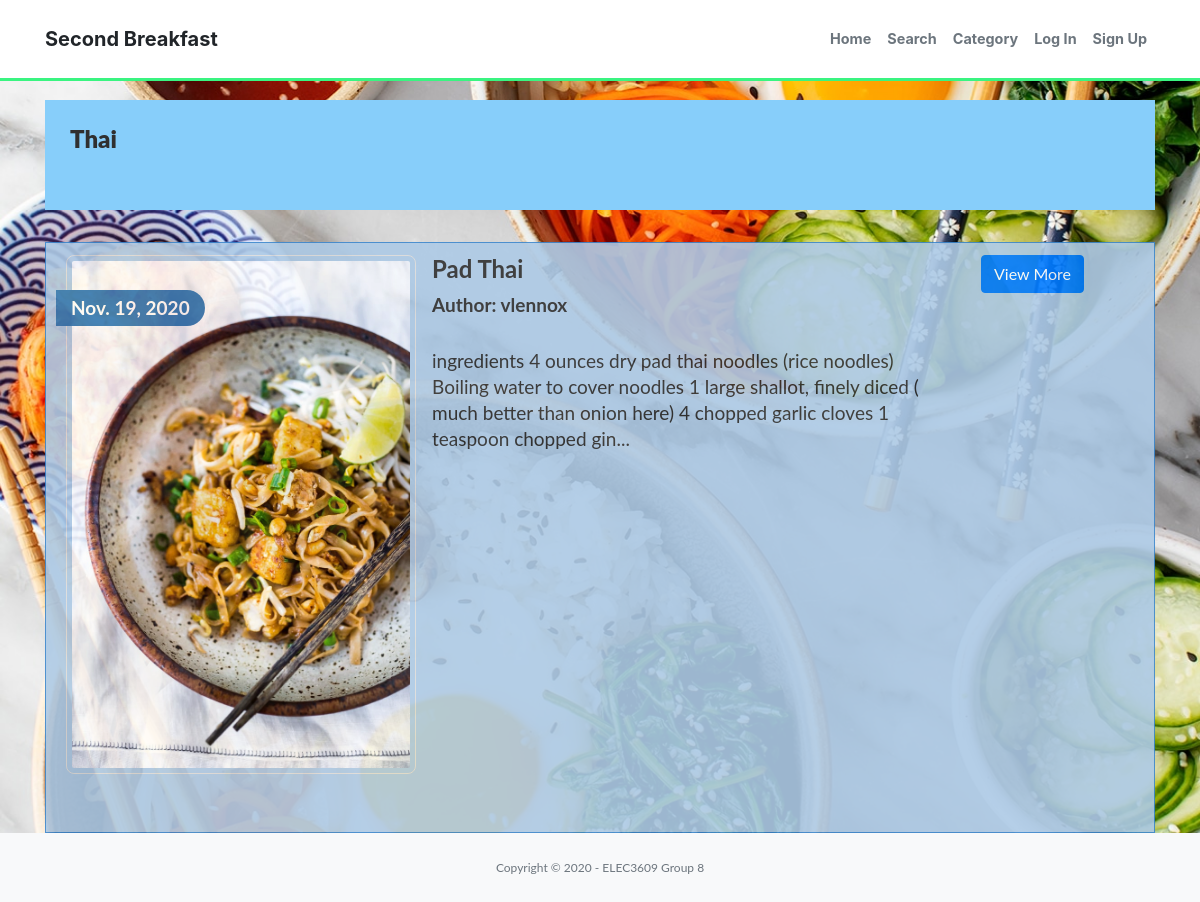
Screenshot of /Thai/ with the database file from the repository.
### recipe/models.py (models this page shows)
class Post(models.Model):
    user = models.ForeignKey(User, on_delete=models.CASCADE)
    title = models.TextField(max_length=75, null=True, blank=False)
    content = models.TextField()
    picture = models.ImageField(upload_to='post_images', null=True, blank=True)
    timestamp = models.DateField(auto_now_add=True)
    category_choices = [
        ('AussieBBQ', 'AussieBBQ'),
        ('BakedSweets', 'BakedSweets'),
        ('Bread', 'Bread'),
        ('Breakfast', 'Breakfast'),
        ('Burgers', 'Burgers'),
        ('Chinese', 'Chinese'),
        ('Dessert', 'Dessert'),
        ('Drinks', 'Drinks'),
        ('Fried Food', 'Fried Food'),
        ('Greek', 'Greek'),
        ('Indian', 'Indian'),
        ('Japanese', 'Japanese'),
        ('Lebanese', 'Lebanese'),
        ('Mexican', 'Mexican'),
        ('Pasta', 'Pasta'),
        ('Pastries', 'Pastries'),
        ('Pies', 'Pies'),
        ('Pizza', 'Pizza'),
        ('Rice', 'Rice'),
        ('Salad', 'Salad'),
        ('Sandwich', 'Sandwich'),
        ('Seafood', 'Seafood'),
        ('Snacks', 'Snacks'),
        ('Soup', 'Soup'),
        ('Steak', 'Steak'),
        ('Thai', 'Thai'),
        ('Vegetarian', 'Vegetarian'),
    ]
    category = models.CharField(
        max_length = 20,
        choices = category_choices,
    )
    @property
    def short_content(self):
        if len(self.content) < 200:
            return self.content
        else:
            return self.content [:200] + '...'
    @property
    def post_img(self):
        if self.picture and hasattr(self.picture, 'url'):
            return self.picture.url

### recipe/views.py (the view)
# urls.py: path('Thai/',recipe_views.Thai, name='Thai'),
def Thai(request):
    allposts = Post.objects.filter(category='Thai')
    return render(request, 'recipies/Thai.html',{'allposts': allposts})

### recipe/templates/recipies/Thai.html (shortened to what this page needs)
{% extends "base.html" %}
{% load static %}
{% block head_css %}
<link rel="stylesheet" type="text/css" href="{% static '/css/myrecipes.css' %}">
{% endblock %}
{% block page_content %}
  <div class="container">
    <ul class="list-group">
      <div class="jumbotron">
        <h2><strong>Thai</strong></h2>
      </div>
      {% for post in allposts %}
      <li class="list-group-item">
        <div  class="row">
          {% if post.post_img %}
          <div class="media col-md-4">
            <figure>
              <img class="media-object img-rounded img-responsive" src="{{post.post_img}}">
              <span class="post-date">{{post.timestamp}}</span>
            </figure>
          </div>
          {% endif %}
          <div class="col-md-6">
            <h4 class="list-group-item-heading"><strong> {{ post.title }}</strong></h4>
            <p class="list-group-item-text"><strong>Author: {{post.user}}</strong> </p>
            <p class="list-group-item-text"> {{post.short_content}}</p>
          </div>
          <div class="col-md-2">
            <div class="btn-group-vertical">
              <a href="{% url 'detail' pk=post.pk %}" class="btn btn-primary">View More</a>
            </div>
          </div>
        </div>
      </li>
      {% endfor %}
    </ul>
  </div>
{% endblock %}

### recipe/static/css/base.css (style rules this page uses)
@media screen and (min-width: 768px) { body { padding-top: 100px; } }
body { height: 100vh; }

### recipe/static/css/myrecipes.css (style rules this page uses)
.row { font-size: 19px; line-height: 1.375em; color: #303030; font-weight: 400; margin-bottom: 30px; }
.list-group-item { border: 1px solid rgba(8, 105, 196, 0.671); border-radius: 0!important; transition: box-shadow 0.5s; background-color: rgb(173, 202, 230); opacity: 0.9; }
body { background: url("/static/assets/post_recipe_bg.jpg"); background-position: center; background-repeat: no-repeat; background-attachment: fixed; background-size: cover; font: 400 15px Lato, sans-serif; line-height: 1.8; }
figure { object-position: center; }
img.media-object { position: center; border-radius: 8px; border: 1px solid #ddd; padding: 5px; width: 350px; height: Auto; }
h2 { font-size: 24px; color: #303030; font-weight: 600; margin-bottom: 30px; }
p { font-size: 19px; line-height: 1.375em; color: #303030; font-weight: 400; margin-bottom: 30px; }
.jumbotron { color: #fff!important; background-color: lightskyblue!important; padding: 25px; border-bottom: 1px solid transparent; border-top-left-radius: 0px; border-top-right-radius: 0px; border-bottom-left-radius: 0px; border-bottom-right-radius: 0px; }
span.post-date { position: absolute; background: #337ab7; top: 35px; left: 5px; color: #fff; border-radius: 0 25px 25px 0; padding: 5px 15px; font-weight: 700; }

### rows the page displays
Post: post_img (picture), timestamp "Nov. 19, 2020", title "Pad Thai", user "vlennox", short_content "ingredients 4 ounces dry pad thai noodles (rice noodles) Boiling water to cover noodles 1 large shallot, finely diced ( much better than onion here) 4 chopped garlic cloves 1 teaspoon chopped gin..."
